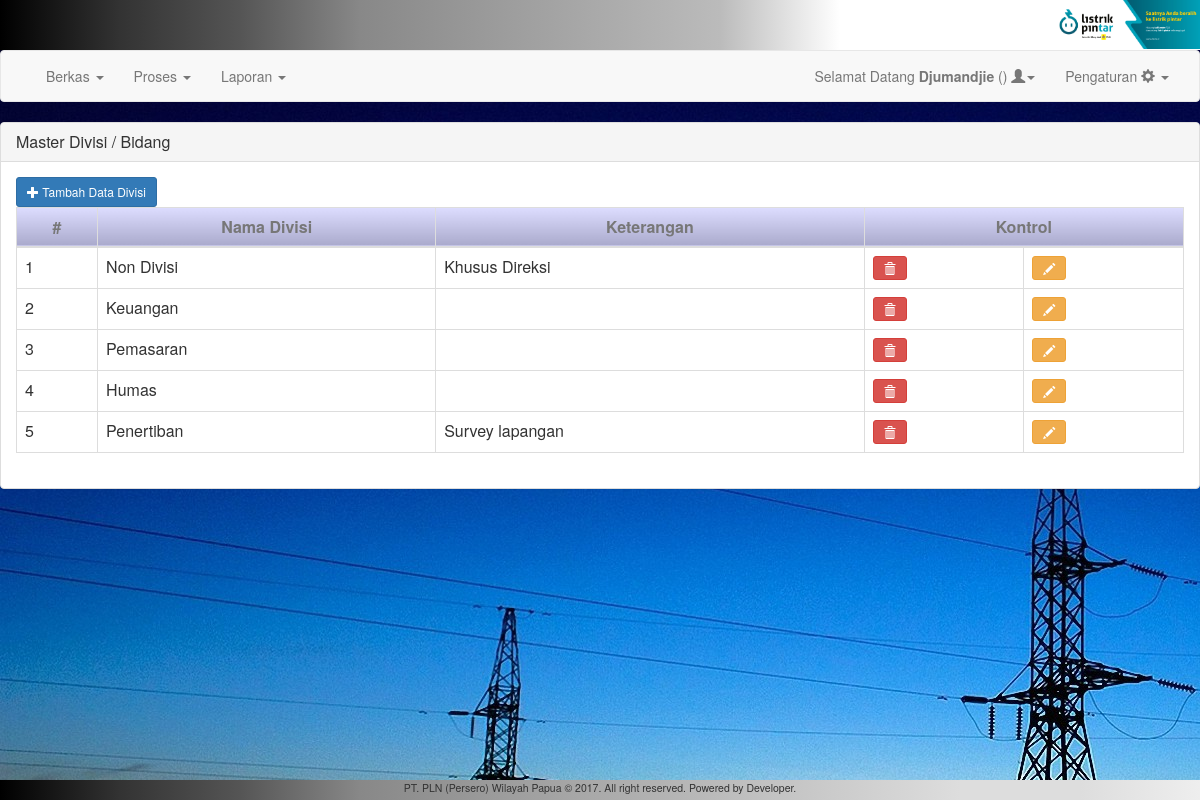
Page /?ref=divisi (signed in) on the committed database.
### tables this page shows
CREATE TABLE `divisi` (
  `id` int(11) NOT NULL AUTO_INCREMENT,
  `nama` varchar(1000) NOT NULL,
  `ket` varchar(1000) DEFAULT NULL,
  `nik_manager` varchar(100) DEFAULT NULL,
  PRIMARY KEY (`id`)
);

### pages/view/master-divisi.php (the view)
<div class="panel panel-default">
  <div class="panel-heading">
    <h3 class="panel-title">Master Divisi / Bidang</h3>
  </div>
  <div class="panel-body">
  	<a href="?ref=tambah-divisi" class="btn btn-sm btn-primary"><span class="glyphicon glyphicon-plus"></span> Tambah Data Divisi</a>
  	<div class="table-responsive">
  	<table class="table table-hover table-bordered">
  		<thead>
  			<tr>
  				<th>#</th>
  				<th>Nama Divisi</th>
  				<th>Keterangan</th>
  				<th colspan="2">Kontrol</th>
  			</tr>
  		</thead>
  		<tbody>
  			<?php
  			$i=1;
  			$sql="SELECT id, nama, ket, nik_manager FROM divisi ORDER BY id ASC;";
  			$stmt=$conn->prepare($sql);
			if ($stmt->execute()) {
				$result = $stmt->get_result();
				while ($row = $result->fetch_row()){
					echo "
					<tr>
		  				<td>$i</td>
		  				<td>$row[1]</td>
		  				<td>$row[2]</td>
		  				<td><a href=\"?ref=hapus-divisi&id=$row[0]&nama=$row[1]&ket=$row[2]\" class=\"btn btn-sm btn-danger\"><span class=\"glyphicon glyphicon-trash\"></span></a></td>
		  				<td><a href=\"?ref=ubah-divisi&id=$row[0]&nama=$row[1]&ket=$row[2]&mgr=$row[3]\" class=\"btn btn-sm btn-warning\"><span class=\"glyphicon glyphicon-pencil\"></span></a></td>
		  			</tr>
					";
					$i++;
				}
			}
  			?>
  		</tbody>
  	</table>
  	</div>
  </div>
</div>

### libs/style.css (style rules this page uses)
body { background-image: url('../assets/img/hd-wallpaper.jpg'); margin-bottom:20px; margin-top: 50px; }
.table thead tr th { color:#777;text-align:center;background: linear-gradient(#ddf,#aac); }

### rows in the picture
divisi: nama "Non Divisi", ket "Khusus Direksi"
divisi: nama "Keuangan"
divisi: nama "Pemasaran"
divisi: nama "Humas"
divisi: nama "Penertiban", ket "Survey lapangan"

### other values in the picture
$_SESSION['username'] "Djumandjie"
